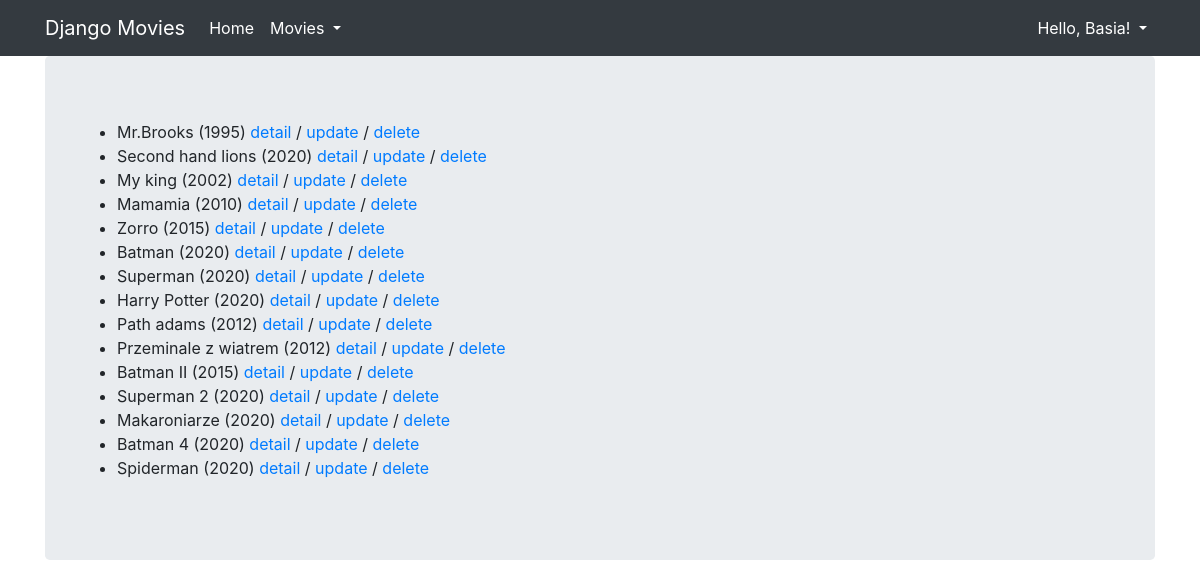
/core/movie/list (signed in), run on the app's committed database.
### core/models.py (models this page shows, shortened)
class Movie(models.Model):
    title=models.CharField(max_length=100)
    rating = models.IntegerField(null=True, validators=[MaxValueValidator(10),MinValueValidator(1)]
    )
    released = models.DateField(null=True)
    description = models.TextField(null=True,blank=True)
    created = models.DateTimeField(auto_now_add=True,null=True)
    genre=models.ForeignKey(Genre,null=True,on_delete=models.SET_NULL)
    director=models.ForeignKey(Director,null=True,on_delete=models.SET_NULL)
    countries=models.ManyToManyField(Country,related_name='movie')
    class Meta:
        unique_together=("title","released","director")

### core/views.py (the view)
# urls.py: path('movie/list',MovieListView.as_view(),name='movie_list'),
class MovieListView(LoginRequiredMixin,ListView,StaffRequiredMixin):
    template_name = 'movie_list.html'
    model=Movie

### core/templatetags/movie_extras.py (called while the page is built)
@register.simple_tag
def movie_format(movie,short=False):
    if short:
        return f'{movie.title} ({movie.released.year})'
    return f'{movie.title}({movie.released.year})-{movie.genre}'

### core/templates/movie_list.html
{% extends "base.html" %}
{% load movie_extras %}
{% block content %}
  <ul>
    {% for movie in object_list %}
      <li>
        {% movie_format movie short=True %}
        <a href="{% url 'core:movie_detail' movie.pk %}">detail</a> /
        <a href="{% url 'core:movie_update' movie.pk %}">update</a> /
        <a href="{% url 'core:movie_delete' movie.pk %}">delete</a>
      </li>
    {% endfor %}
  </ul>
{% endblock %}

### djangomovies/templates/base.html (shortened to what this page needs)
{% load bootstrap4 %}
{% load static %}
<html {% if LANGUAGE_CODE %}lang="{{ LANGUAGE_CODE }}"{% endif %}>
  <head>
      {% block styles %}{% bootstrap_css %}{% endblock %}
  </head>
  <body>
    <nav class="navbar navbar-expand-lg navbar-dark bg-dark">
      <div class="container fixed">
        <a class="navbar-brand" href="{% url 'index' %}">Django Movies</a>
        <div class="collapse navbar-collapse" id="navbarNavAltMarkup">
          <div class="navbar-nav">
            <a class="nav-item nav-link active" href="/">
              Home
            </a>
            <div class="nav-item dropdown">
              <a class="nav-link active dropdown-toggle" href="#" data-toggle="dropdown">
                Movies
              </a>
            </div>
          </div>
          <div class="navbar-nav ml-auto">
            <div class="nav-item dropdown">
              {% if user.is_authenticated %}
                <a class="nav-link active dropdown-toggle" href="#" data-toggle="dropdown">
                  {% if user.first_name %}Hello, {{ user.first_name }}!
                  {% else %}Hello, {{ user.username }}!{% endif %}
                </a>
              {% endif %}
            </div>
          </div>
        </div>
      </div>
    </nav>
    <div class="container">
      <div class="jumbotron">
        {% block content %}{% endblock %}
      </div>
    </div>
  </body>
</html>

### data on the page
Movie: title+released "Mr.Brooks (1995)"
Movie: title+released "Second hand lions (2020)"
Movie: title+released "My king (2002)"
Movie: title+released "Mamamia (2010)"
Movie: title+released "Zorro (2015)"
Movie: title+released "Batman (2020)"
Movie: title+released "Superman (2020)"
Movie: title+released "Harry Potter (2020)"
Movie: title+released "Path adams (2012)"
Movie: title+released "Przeminale z wiatrem (2012)"
Movie: title+released "Batman II (2015)"
Movie: title+released "Superman 2 (2020)"
Movie: title+released "Makaroniarze (2020)"
Movie: title+released "Batman 4 (2020)"
Movie: title+released "Spiderman (2020)"

### other printed values
{{ user.username }} "Basia"
